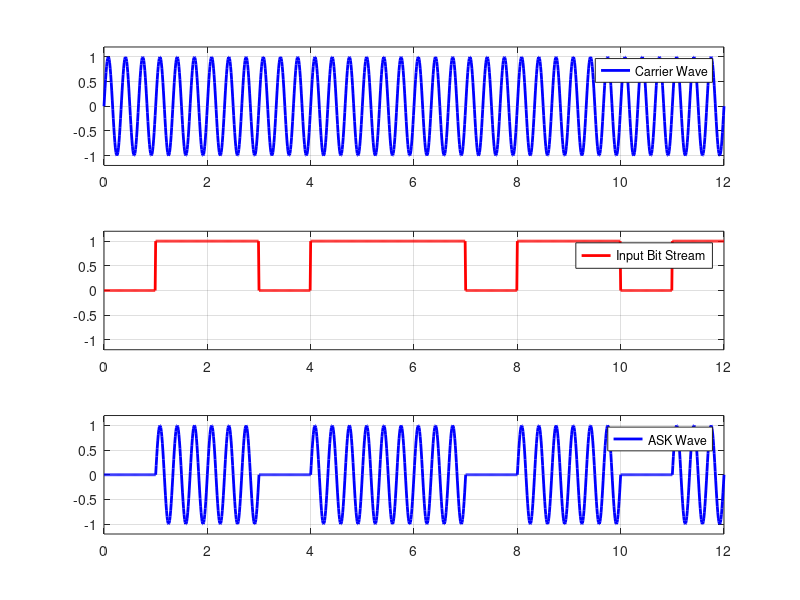

MATLAB code to generate this figure:
clc; clear all;
b = [0 1 1 0 1 1 1 0 1 1 0 1]; % digital bits
fc=3;
n = length(b);
mt = [];
for i = 0: 1: n-1;
mt( (i*100)+1: 1: ((i+1)*100)+1 ) = b(i+1);
end
t = 0:0.01:n; % t = linspace(0,n,n*100);
ct = sin(2*pi*fc*t); % carrier signal
ask = mt.*ct; % ASK signal
subplot(3,1,1);
plot(t,ct, 'b', 'linewidth',2); grid on;
legend('Carrier Wave');
ylim([-1.2 1.2]);
subplot(3,1,2);
plot(t,mt, 'r', 'linewidth',2); grid on;
legend('Input Bit Stream');
ylim([-1.2 1.2]);
subplot(3,1,3);
plot(t,ask, 'b', 'linewidth',2); grid on;
legend('ASK Wave');
ylim([-1.2 1.2]);